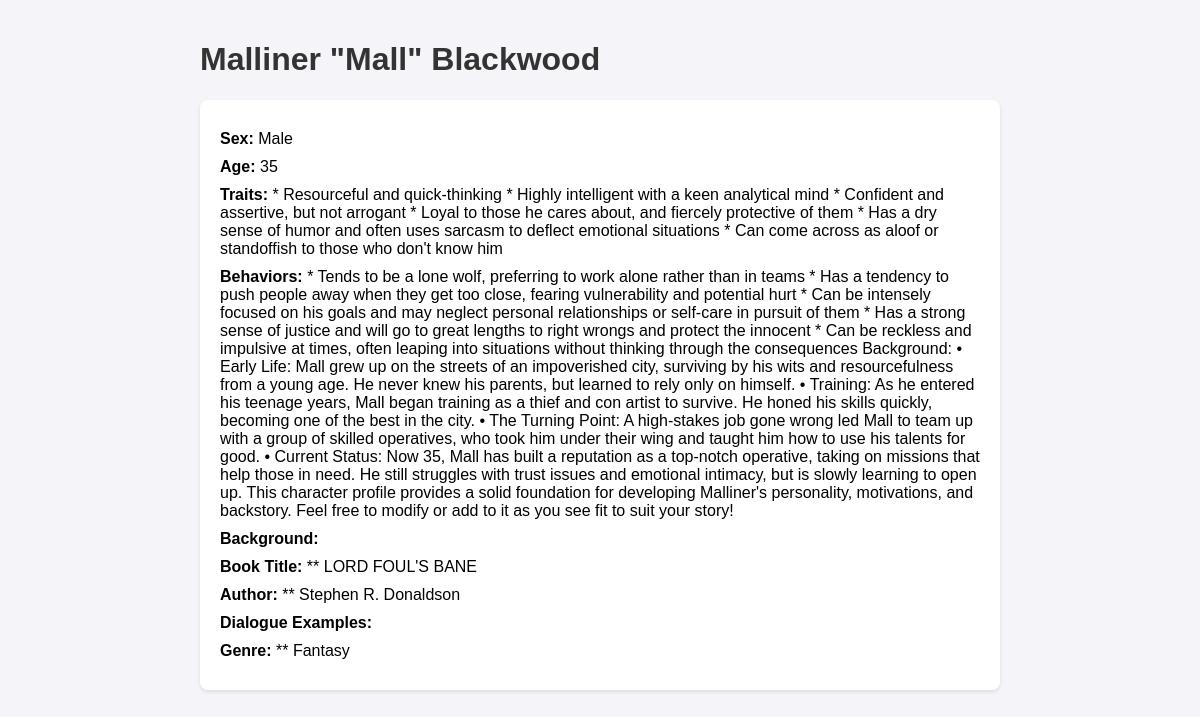
/character/2, run on the app's committed database.
### app/models/character.py (models this page shows)
class Character(Base):
    __tablename__ = "characters"
    id = Column(Integer, primary_key=True, index=True)
    name = Column(String, index=True)
    sex = Column(String, index=True)
    age = Column(String, index=True)
    traits = Column(String, index=True)
    behaviors = Column(String, index=True)
    background = Column(String, index=True)
    book_title = Column(String, index=True)
    author = Column(String, index=True)
    dialogue_examples = Column(String, index=True)
    genre = Column(String, index=True)

### app/routes/view_characters.py (the view)
@router.get("/character/{character_id}", response_class=HTMLResponse)
async def view_character(request: Request, character_id: int, db: Session = Depends(get_db)):
    character = db.query(Character).filter(Character.id == character_id).first()
    if not character:
        return HTMLResponse(content="Character not found", status_code=404)
    return templates.TemplateResponse("view_character.html", {
        "request": request,
        "character": character
    })

### templates/view_character.html (shortened to what this page needs)
<!DOCTYPE html>
<html lang="en">
<head>
</head>
<body>
    <h1>{{ character.name }}</h1>
    <div class="character-details">
        <p><strong>Sex:</strong> {{ character.sex }}</p>
        <p><strong>Age:</strong> {{ character.age }}</p>
        <p><strong>Traits:</strong> {{ character.traits }}</p>
        <p><strong>Behaviors:</strong> {{ character.behaviors }}</p>
        <p><strong>Background:</strong> {{ character.background }}</p>
        <p><strong>Book Title:</strong> {{ character.book_title }}</p>
        <p><strong>Author:</strong> {{ character.author }}</p>
        <p><strong>Dialogue Examples:</strong> {{ character.dialogue_examples }}</p>
        <p><strong>Genre:</strong> {{ character.genre }}</p>
    </div>
</body>
</html>

### templates/view_character.html (style rules this page uses)
body { font-family: Arial, sans-serif; max-width: 800px; margin: 0 auto; padding: 20px; background-color: #f4f4f9; }
h1, h2 { color: #333; }
.character-details { background: #fff; padding: 20px; border-radius: 8px; box-shadow: 0 2px 4px rgba(0, 0, 0, 0.1); }
.character-details p { margin: 10px 0; }

### data on the page
Character: name "Malliner \"Mall\" Blackwood", sex "Male", age "35", traits "* Resourceful and quick-thinking * Highly intelligent with a keen analytical mind * Confident and assertive, but not arrogant * Loyal to those he cares about, and fiercely protective of them * Has a dry sense of humor and often uses sarcasm to deflect emotional situations * Can come across as aloof or standoffish to those who don't know him", behaviors "* Tends to be a lone wolf, preferring to work alone rather than in teams * Has a tendency to push people away when they get too close, fearing vulnerability and potential hurt * Can be intensely focused on his goals and may neglect personal relationships or self-care in pursuit of them * Has a strong sense of justice and will go to great lengths to right wrongs and protect the innocent * Can be reckless and impulsive at times, often leaping into situations without thinking through the consequences Background: • Early Life: Mall grew up on the streets of an impoverished city, surviving by his wits and resourcefulness from a young age. He never knew his parents, but learned to rely only on…", book_title "** LORD FOUL'S BANE", author "** Stephen R. Donaldson", genre "** Fantasy"
